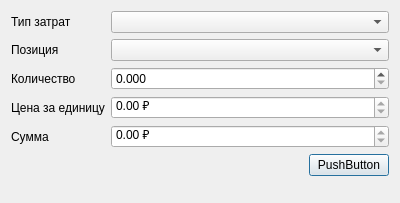
<?xml version="1.0" encoding="UTF-8"?>
<ui version="4.0">
 <class>ProjectEstimateDialog</class>
 <widget class="QDialog" name="ProjectEstimateDialog">
  <property name="geometry">
   <rect>
    <x>0</x>
    <y>0</y>
    <width>400</width>
    <height>203</height>
   </rect>
  </property>
  <property name="windowTitle">
   <string>Dialog</string>
  </property>
  <layout class="QFormLayout" name="formLayout">
   <item row="0" column="0">
    <widget class="QLabel" name="label">
     <property name="text">
      <string>Тип затрат</string>
     </property>
    </widget>
   </item>
   <item row="0" column="1">
    <widget class="QComboBox" name="cb_group_type"/>
   </item>
   <item row="1" column="0">
    <widget class="QLabel" name="label_2">
     <property name="text">
      <string>Позиция</string>
     </property>
    </widget>
   </item>
   <item row="1" column="1">
    <widget class="QComboBox" name="cb_material"/>
   </item>
   <item row="2" column="0">
    <widget class="QLabel" name="label_3">
     <property name="text">
      <string>Количество</string>
     </property>
    </widget>
   </item>
   <item row="2" column="1">
    <widget class="QDoubleSpinBox" name="dsb_quantity">
     <property name="decimals">
      <number>3</number>
     </property>
     <property name="maximum">
      <double>100000000000000004764729344.000000000000000</double>
     </property>
    </widget>
   </item>
   <item row="3" column="0">
    <widget class="QLabel" name="label_4">
     <property name="text">
      <string>Цена за единицу</string>
     </property>
    </widget>
   </item>
   <item row="3" column="1">
    <widget class="QDoubleSpinBox" name="dsb_price">
     <property name="readOnly">
      <bool>true</bool>
     </property>
     <property name="suffix">
      <string> ₽</string>
     </property>
     <property name="maximum">
      <double>9999999999999999455752309870428160.000000000000000</double>
     </property>
    </widget>
   </item>
   <item row="4" column="0">
    <widget class="QLabel" name="label_5">
     <property name="text">
      <string>Сумма</string>
     </property>
    </widget>
   </item>
   <item row="4" column="1">
    <widget class="QDoubleSpinBox" name="dsb_total_sum">
     <property name="readOnly">
      <bool>true</bool>
     </property>
     <property name="suffix">
      <string> ₽</string>
     </property>
     <property name="maximum">
      <double>99999999999999997748809823456034029568.000000000000000</double>
     </property>
    </widget>
   </item>
   <item row="5" column="0" colspan="2">
    <layout class="QHBoxLayout" name="horizontalLayout_3">
     <item>
      <spacer name="horizontalSpacer">
       <property name="orientation">
        <enum>Qt::Orientation::Horizontal</enum>
       </property>
       <property name="sizeHint" stdset="0">
        <size>
         <width>40</width>
         <height>20</height>
        </size>
       </property>
      </spacer>
     </item>
     <item>
      <widget class="QPushButton" name="pb_save">
       <property name="text">
        <string>PushButton</string>
       </property>
      </widget>
     </item>
    </layout>
   </item>
  </layout>
 </widget>
 <resources/>
 <connections/>
</ui>
